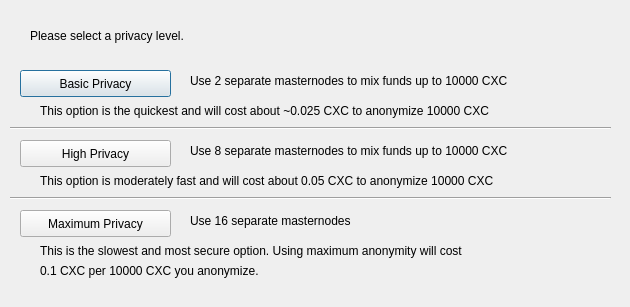
<?xml version="1.0" encoding="UTF-8"?>
<ui version="4.0">
 <class>ObfuscationConfig</class>
 <widget class="QDialog" name="ObfuscationConfig">
  <property name="geometry">
   <rect>
    <x>0</x>
    <y>0</y>
    <width>630</width>
    <height>307</height>
   </rect>
  </property>
  <property name="windowTitle">
   <string>Configure Obfuscation</string>
  </property>
  <widget class="QPushButton" name="buttonBasic">
   <property name="geometry">
    <rect>
     <x>20</x>
     <y>70</y>
     <width>151</width>
     <height>27</height>
    </rect>
   </property>
   <property name="text">
    <string>Basic Privacy</string>
   </property>
  </widget>
  <widget class="QPushButton" name="buttonHigh">
   <property name="geometry">
    <rect>
     <x>20</x>
     <y>140</y>
     <width>151</width>
     <height>27</height>
    </rect>
   </property>
   <property name="text">
    <string>High Privacy</string>
   </property>
  </widget>
  <widget class="QPushButton" name="buttonMax">
   <property name="geometry">
    <rect>
     <x>20</x>
     <y>210</y>
     <width>151</width>
     <height>27</height>
    </rect>
   </property>
   <property name="text">
    <string>Maximum Privacy</string>
   </property>
  </widget>
  <widget class="QLabel" name="label">
   <property name="geometry">
    <rect>
     <x>30</x>
     <y>20</y>
     <width>571</width>
     <height>31</height>
    </rect>
   </property>
   <property name="text">
    <string>Please select a privacy level.</string>
   </property>
  </widget>
  <widget class="QLabel" name="label_2">
   <property name="geometry">
    <rect>
     <x>190</x>
     <y>70</y>
     <width>421</width>
     <height>21</height>
    </rect>
   </property>
   <property name="text">
    <string>Use 2 separate masternodes to mix funds up to 10000 CXC</string>
   </property>
  </widget>
  <widget class="QLabel" name="label_3">
   <property name="geometry">
    <rect>
     <x>190</x>
     <y>140</y>
     <width>411</width>
     <height>21</height>
    </rect>
   </property>
   <property name="text">
    <string>Use 8 separate masternodes to mix funds up to 10000 CXC</string>
   </property>
  </widget>
  <widget class="QLabel" name="label_4">
   <property name="geometry">
    <rect>
     <x>190</x>
     <y>210</y>
     <width>421</width>
     <height>21</height>
    </rect>
   </property>
   <property name="text">
    <string>Use 16 separate masternodes</string>
   </property>
  </widget>
  <widget class="QLabel" name="label_6">
   <property name="geometry">
    <rect>
     <x>40</x>
     <y>100</y>
     <width>561</width>
     <height>21</height>
    </rect>
   </property>
   <property name="text">
    <string>This option is the quickest and will cost about ~0.025 CXC to anonymize 10000 CXC</string>
   </property>
  </widget>
  <widget class="QLabel" name="label_7">
   <property name="geometry">
    <rect>
     <x>40</x>
     <y>170</y>
     <width>561</width>
     <height>21</height>
    </rect>
   </property>
   <property name="text">
    <string>This option is moderately fast and will cost about 0.05 CXC to anonymize 10000 CXC</string>
   </property>
  </widget>
  <widget class="QLabel" name="label_8">
   <property name="geometry">
    <rect>
     <x>40</x>
     <y>240</y>
     <width>561</width>
     <height>21</height>
    </rect>
   </property>
   <property name="text">
    <string>This is the slowest and most secure option. Using maximum anonymity will cost</string>
   </property>
  </widget>
  <widget class="QLabel" name="label_9">
   <property name="geometry">
    <rect>
     <x>40</x>
     <y>260</y>
     <width>561</width>
     <height>21</height>
    </rect>
   </property>
   <property name="text">
    <string>0.1 CXC per 10000 CXC you anonymize.</string>
   </property>
  </widget>
  <widget class="Line" name="line">
   <property name="geometry">
    <rect>
     <x>10</x>
     <y>120</y>
     <width>601</width>
     <height>16</height>
    </rect>
   </property>
   <property name="orientation">
    <enum>Qt::Horizontal</enum>
   </property>
  </widget>
  <widget class="Line" name="line_2">
   <property name="geometry">
    <rect>
     <x>10</x>
     <y>190</y>
     <width>601</width>
     <height>16</height>
    </rect>
   </property>
   <property name="orientation">
    <enum>Qt::Horizontal</enum>
   </property>
  </widget>
 </widget>
 <resources/>
 <connections/>
</ui>
